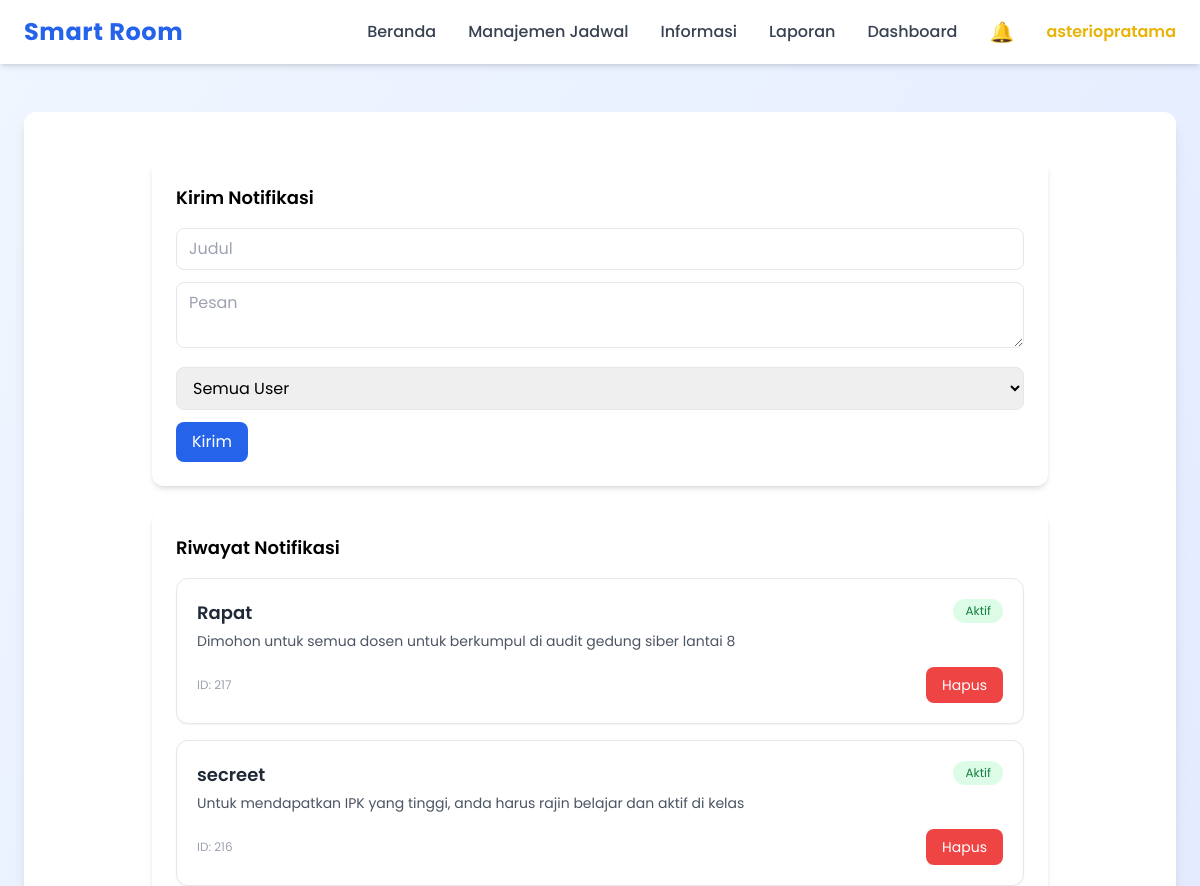
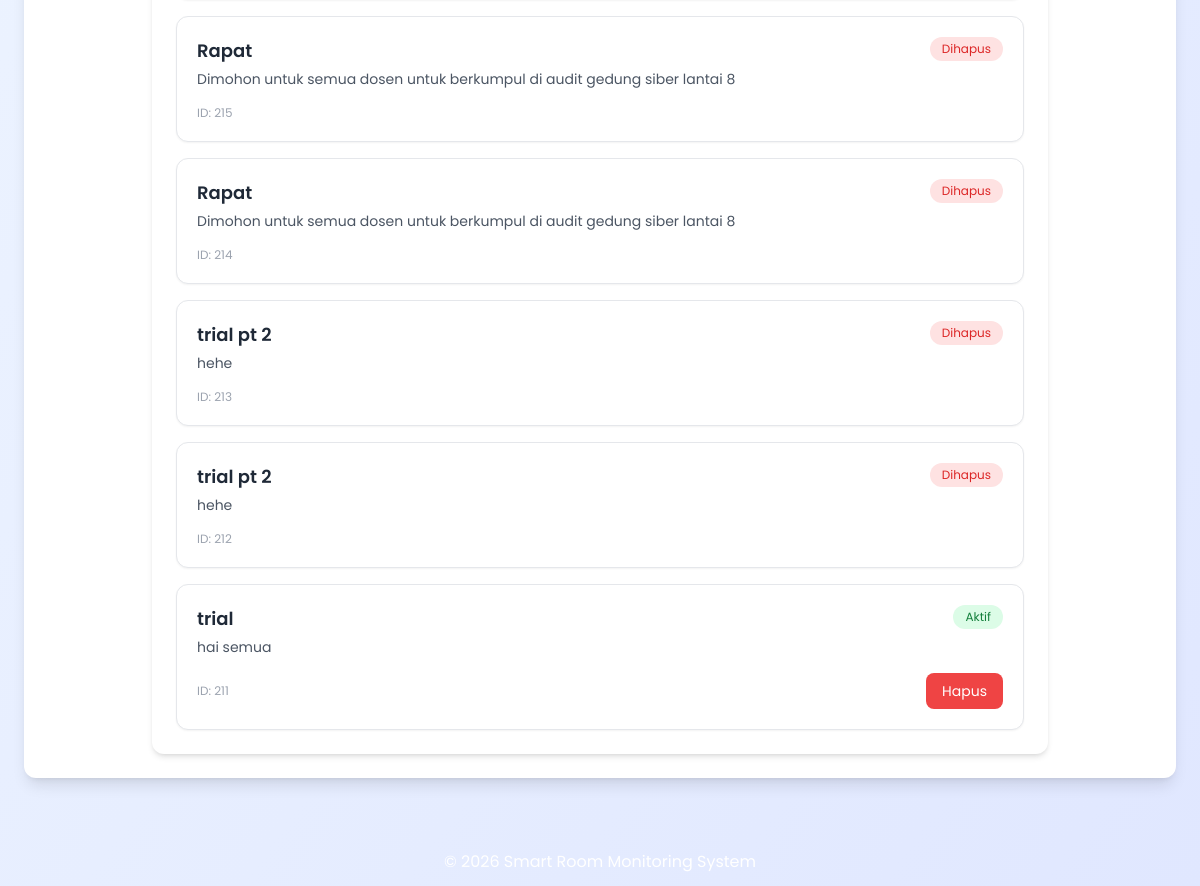
Page /index.php?menu=notifikasi (signed in) on the earlier database version (2 pictures, top to bottom).
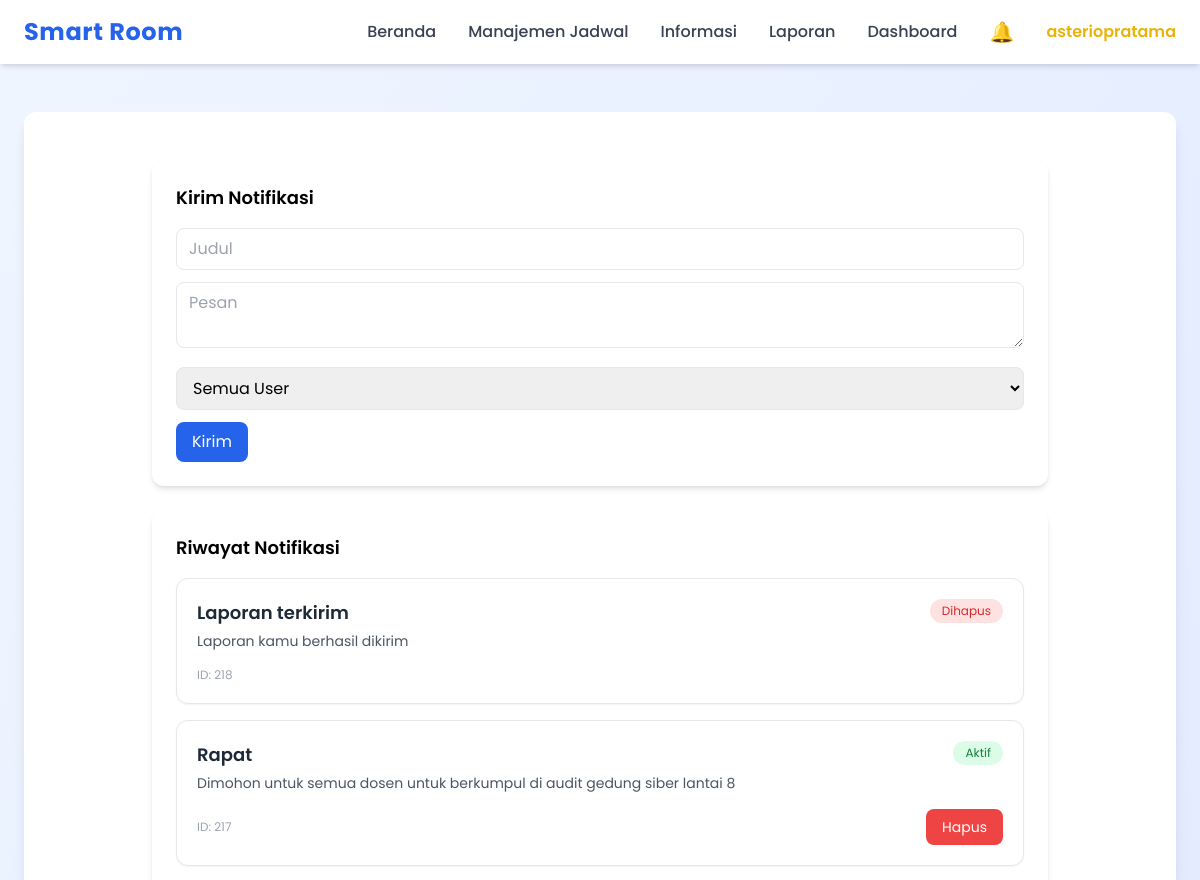
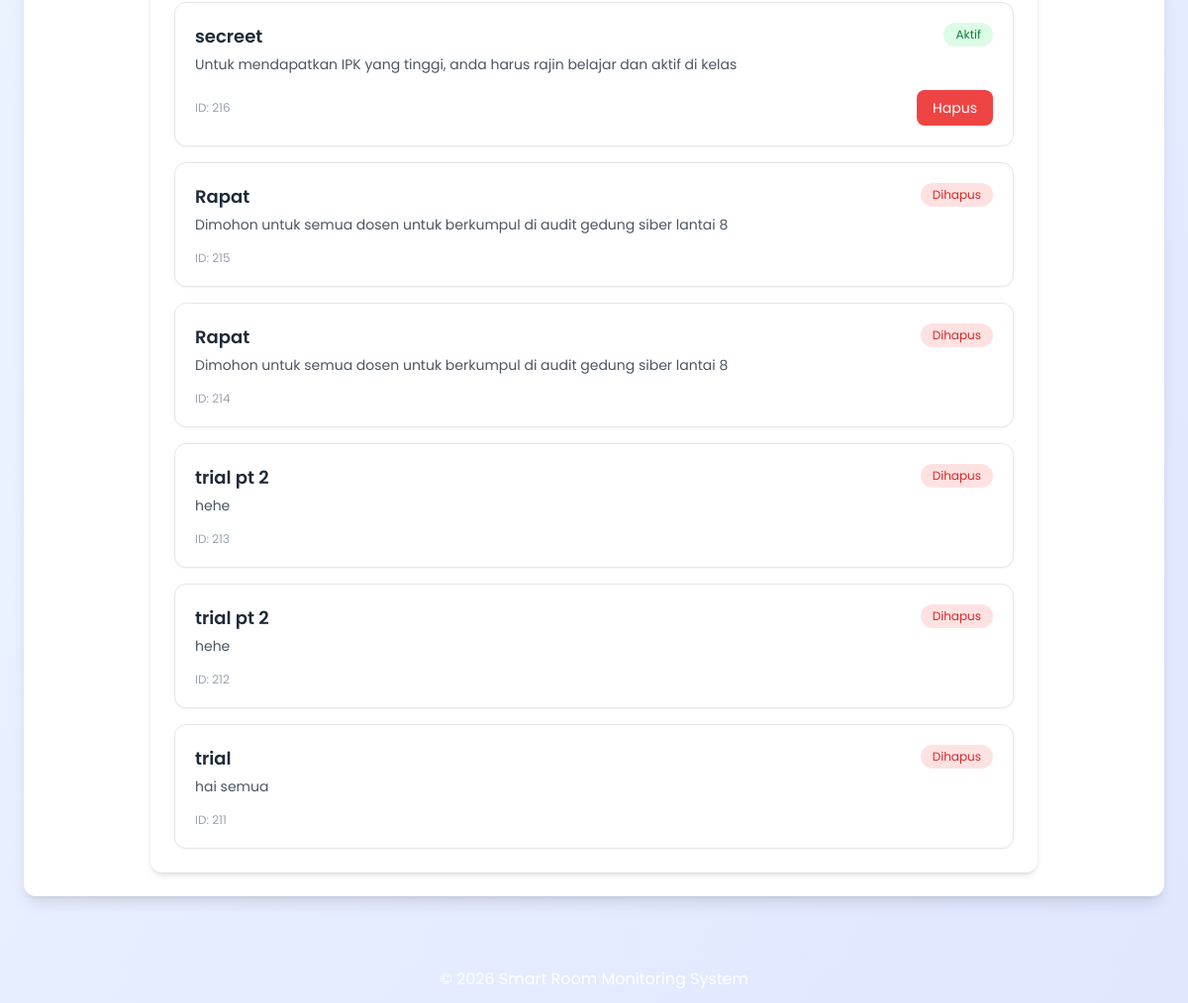
Same page on the later database version (2 pictures, top to bottom).
### tables this page shows
CREATE TABLE `notifikasi` (
  `id_notifikasi` int(11) NOT NULL,
  `judul` varchar(100) DEFAULT NULL,
  `pesan` text DEFAULT NULL,
  `created_at` datetime DEFAULT NULL,
  `status` enum('aktif','dihapus') DEFAULT 'aktif'
);

### admin/notifikasi.php (the view, shortened to what this page needs)
<?php
include "config/koneksi.php";
?>
<div class="max-w-4xl mx-auto mt-6">
<div class="bg-white shadow-md rounded-xl p-6 mb-6">
<h3 class="text-lg font-semibold mb-4">Kirim Notifikasi</h3>
<form method="POST">
    <input type="text" name="judul"
    class="w-full border rounded-lg px-3 py-2 mb-3 focus:outline-none focus:ring-2 focus:ring-blue-400"
    placeholder="Judul" required>
    <textarea name="pesan"
    class="w-full border rounded-lg px-3 py-2 mb-3 focus:outline-none focus:ring-2 focus:ring-blue-400"
    placeholder="Pesan" required></textarea>
    <select name="target"
    class="w-full border rounded-lg px-3 py-2 mb-3">
        <option value="">Semua User</option>
    </select>
    <button name="kirim"
    class="bg-blue-600 text-white px-4 py-2 rounded-lg hover:bg-blue-700 transition">
    Kirim
    </button>
</form>
</div>
<div class="bg-white shadow-md rounded-xl p-6">
<h4 class="text-lg font-semibold mb-4">Riwayat Notifikasi</h4>
<?php
$data = $conn->query("SELECT * FROM notifikasi ORDER BY id_notifikasi DESC");?>
<div class="space-y-4">
<?php while($d = $data->fetch_assoc()): ?>
<div class="bg-white border border-gray-200 rounded-xl shadow-sm p-5 hover:shadow-md transition">
    <div class="flex justify-between items-start">
        <div>
            <h3 class="text-lg font-semibold text-gray-800">
                <?= $d['judul'] ?>
            </h3>
            <p class="text-sm text-gray-600 mt-1">
                <?= $d['pesan'] ?>
            </p>
        </div>
        <?php if($d['status'] == 'aktif'): ?>
            <span class="bg-green-100 text-green-700 text-xs px-3 py-1 rounded-full">
                Aktif
            </span>
        <?php else: ?>
            <span class="bg-red-100 text-red-600 text-xs px-3 py-1 rounded-full">
                Dihapus
            </span>
        <?php endif; ?>
    </div>
    <div class="flex justify-between items-center mt-4">
        <span class="text-xs text-gray-400">
            ID: <?= $d['id_notifikasi'] ?>
        </span>
        <?php if($d['status'] == 'aktif'): ?>
        <a href="index.php?menu=notifikasi&hapus=<?= $d['id_notifikasi'] ?>"
           onclick="return confirm('Hapus notifikasi ini?')"
           class="bg-red-500 hover:bg-red-600 text-white text-sm px-4 py-2 rounded-lg transition">
            Hapus
        </a>
        <?php endif; ?>
    </div>
</div>
<?php endwhile; ?>
</div>
</div>
</div>

### index.php (shortened to what this page needs)
<!DOCTYPE html>
<html lang="id">
<head>
<script src="https://cdn.tailwindcss.com"></script>
<script src="https://cdn.tailwindcss.com"></script>
</head>
<body class="bg-gradient-to-br from-blue-50 to-indigo-100 min-h-screen">
<?php include "includes/navbar.php"; ?>
<div class="max-w-7xl mx-auto px-6 pt-28 pb-10">
<div class="bg-white shadow-lg rounded-xl p-6">
<?php include "includes/menu.php"; ?>
</div>
</div>
<?php include "includes/footer.php"; ?>
</body>
</html>

### includes/navbar.php (shortened to what this page needs)
<?php
$role = $_SESSION['role'] ?? "";
?>
<nav class="bg-white shadow-md fixed top-0 w-full z-50" x-data="{open:false}">
<div class="max-w-7xl mx-auto px-6">
<div class="flex justify-between items-center h-16">
<a href="index.php" class="text-2xl font-bold text-blue-600 tracking-wide">
Smart Room
</a>
<div class="hidden md:flex items-center space-x-8">
<a href="index.php" class="text-gray-700 hover:text-blue-600 font-medium transition duration-200">
Beranda
</a>
<div class="relative" x-data="{dropdown:false}">
<button @click="dropdown=!dropdown"
class="text-gray-700 hover:text-blue-600 font-medium transition">
Manajemen Jadwal
</button>
</div>
<div class="relative" x-data="{dropdown:false}">
<button @click="dropdown=!dropdown"
class="text-gray-700 hover:text-blue-600 font-medium transition">
Informasi
</button>
</div>
<a href="index.php?menu=laporan"
class="text-gray-700 hover:text-blue-600 font-medium transition">
Laporan
</a>
<?php if($role == "admin"){ ?>
<a href="index.php?menu=dashboard_admin"
class="text-gray-700 hover:text-blue-600 font-medium transition">
Dashboard
</a>
<?php } ?>
<div class="relative">
<a href="index.php?menu=<?= ($role == 'admin') ? 'notifikasi' : 'notifikasi_user' ?>"
class="relative text-xl hover:scale-110 transition">
🔔
</a>
</div>
<?php if(isset($_SESSION['login'])){ ?>
<div class="relative" x-data="{dropdown:false}">
<button @click="dropdown=!dropdown"
class="text-yellow-500 font-semibold hover:text-yellow-600 transition">
<?= $_SESSION['username']; ?>
</button>
</div>
<?php } ?>
</div>
</div>
</div>
</nav>

### includes/menu.php (shortened to what this page needs)
<?php
$menu = $_GET['menu'] ?? "";
$role = $_SESSION['role'] ?? "";
switch($menu){
    case "notifikasi":
        if($role == "admin"){
            require_once "admin/notifikasi.php";
        } else {
            echo "<div class='alert alert-danger'>Akses ditolak</div>";
        }
    break;
}
?>

### includes/footer.php
<footer class="bg-dark text-white text-center p-3 mt-5">
    © 2026 Smart Room Monitoring System
</footer>

### index.php (style rules this page uses)
body { font-family: 'Poppins', sans-serif; }

Differences in the rows shown:
added notifikasi: judul "Laporan terkirim", pesan "Laporan kamu berhasil dikirim", status "Dihapus", id_notifikasi "218"
changed notifikasi "trial": status "Aktif Hapus" → "Dihapus"
